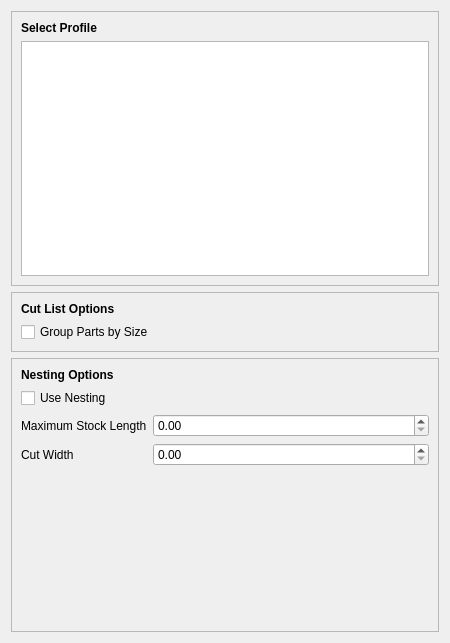
<?xml version="1.0" encoding="UTF-8"?>
<ui version="4.0">
 <class>DialogCutList</class>
 <widget class="QDialog" name="DialogCutList">
  <property name="geometry">
   <rect>
    <x>0</x>
    <y>0</y>
    <width>450</width>
    <height>643</height>
   </rect>
  </property>
  <property name="sizePolicy">
   <sizepolicy hsizetype="Preferred" vsizetype="Expanding">
    <horstretch>0</horstretch>
    <verstretch>0</verstretch>
   </sizepolicy>
  </property>
  <property name="windowTitle">
   <string>Create Cut List</string>
  </property>
  <layout class="QVBoxLayout" name="verticalLayout">
   <item>
    <widget class="QFrame" name="frame_3">
     <property name="sizePolicy">
      <sizepolicy hsizetype="Preferred" vsizetype="Expanding">
       <horstretch>0</horstretch>
       <verstretch>0</verstretch>
      </sizepolicy>
     </property>
     <property name="frameShape">
      <enum>QFrame::StyledPanel</enum>
     </property>
     <property name="frameShadow">
      <enum>QFrame::Raised</enum>
     </property>
     <layout class="QVBoxLayout" name="verticalLayout_4">
      <item>
       <widget class="QLabel" name="labelMaxLength_5">
        <property name="font">
         <font>
          <weight>75</weight>
          <bold>true</bold>
          <underline>false</underline>
         </font>
        </property>
        <property name="text">
         <string>Select Profile</string>
        </property>
        <property name="margin">
         <number>10</number>
        </property>
       </widget>
      </item>
      <item>
       <widget class="QListWidget" name="profile_list">
        <property name="sizePolicy">
         <sizepolicy hsizetype="Expanding" vsizetype="MinimumExpanding">
          <horstretch>0</horstretch>
          <verstretch>10</verstretch>
         </sizepolicy>
        </property>
        <property name="minimumSize">
         <size>
          <width>0</width>
          <height>150</height>
         </size>
        </property>
        <property name="baseSize">
         <size>
          <width>0</width>
          <height>0</height>
         </size>
        </property>
        <property name="sizeAdjustPolicy">
         <enum>QAbstractScrollArea::AdjustIgnored</enum>
        </property>
        <property name="editTriggers">
         <set>QAbstractItemView::NoEditTriggers</set>
        </property>
        <property name="showDropIndicator" stdset="0">
         <bool>false</bool>
        </property>
        <property name="alternatingRowColors">
         <bool>true</bool>
        </property>
        <property name="selectionMode">
         <enum>QAbstractItemView::MultiSelection</enum>
        </property>
        <property name="resizeMode">
         <enum>QListView::Fixed</enum>
        </property>
        <property name="layoutMode">
         <enum>QListView::SinglePass</enum>
        </property>
       </widget>
      </item>
     </layout>
    </widget>
   </item>
   <item>
    <widget class="QFrame" name="frame_2">
     <property name="frameShape">
      <enum>QFrame::StyledPanel</enum>
     </property>
     <property name="frameShadow">
      <enum>QFrame::Raised</enum>
     </property>
     <layout class="QVBoxLayout" name="verticalLayout_3">
      <item>
       <widget class="QLabel" name="labelMaxLength_4">
        <property name="font">
         <font>
          <weight>75</weight>
          <bold>true</bold>
          <underline>false</underline>
         </font>
        </property>
        <property name="text">
         <string>Cut List Options</string>
        </property>
        <property name="margin">
         <number>10</number>
        </property>
       </widget>
      </item>
      <item>
       <widget class="QCheckBox" name="use_group_by_size">
        <property name="sizePolicy">
         <sizepolicy hsizetype="Expanding" vsizetype="Fixed">
          <horstretch>0</horstretch>
          <verstretch>0</verstretch>
         </sizepolicy>
        </property>
        <property name="layoutDirection">
         <enum>Qt::LeftToRight</enum>
        </property>
        <property name="text">
         <string>Group Parts by Size</string>
        </property>
       </widget>
      </item>
     </layout>
    </widget>
   </item>
   <item>
    <widget class="QFrame" name="nesting_option_frame">
     <property name="enabled">
      <bool>true</bool>
     </property>
     <property name="toolTip">
      <string/>
     </property>
     <property name="statusTip">
      <string/>
     </property>
     <property name="whatsThis">
      <string/>
     </property>
     <property name="accessibleName">
      <string/>
     </property>
     <property name="frameShape">
      <enum>QFrame::StyledPanel</enum>
     </property>
     <property name="frameShadow">
      <enum>QFrame::Raised</enum>
     </property>
     <layout class="QVBoxLayout" name="verticalLayout_2">
      <item>
       <widget class="QLabel" name="labelMaxLength_3">
        <property name="font">
         <font>
          <weight>75</weight>
          <bold>true</bold>
          <underline>false</underline>
         </font>
        </property>
        <property name="text">
         <string>Nesting Options</string>
        </property>
        <property name="margin">
         <number>10</number>
        </property>
       </widget>
      </item>
      <item>
       <layout class="QFormLayout" name="formLayout">
        <item row="4" column="0">
         <widget class="QLabel" name="labelMaxLength_2">
          <property name="text">
           <string>Maximum Stock Length</string>
          </property>
          <property name="margin">
           <number>10</number>
          </property>
         </widget>
        </item>
        <item row="6" column="0">
         <widget class="QLabel" name="labelCutWidth">
          <property name="text">
           <string>Cut Width</string>
          </property>
          <property name="margin">
           <number>10</number>
          </property>
         </widget>
        </item>
        <item row="4" column="1">
         <widget class="Gui::QuantitySpinBox" name="max_stock_length"/>
        </item>
        <item row="6" column="1">
         <widget class="Gui::QuantitySpinBox" name="cut_width"/>
        </item>
        <item row="3" column="0">
         <widget class="QCheckBox" name="use_nesting">
          <property name="sizePolicy">
           <sizepolicy hsizetype="Expanding" vsizetype="Fixed">
            <horstretch>0</horstretch>
            <verstretch>0</verstretch>
           </sizepolicy>
          </property>
          <property name="layoutDirection">
           <enum>Qt::LeftToRight</enum>
          </property>
          <property name="text">
           <string>Use Nesting</string>
          </property>
         </widget>
        </item>
       </layout>
      </item>
      <item>
       <spacer name="verticalSpacer">
        <property name="orientation">
         <enum>Qt::Vertical</enum>
        </property>
        <property name="sizeHint" stdset="0">
         <size>
          <width>20</width>
          <height>40</height>
         </size>
        </property>
       </spacer>
      </item>
     </layout>
    </widget>
   </item>
  </layout>
 </widget>
 <customwidgets>
  <customwidget>
   <class>Gui::QuantitySpinBox</class>
   <extends>QDoubleSpinBox</extends>
   <header location="global">quantityspinbox.h</header>
  </customwidget>
 </customwidgets>
 <resources/>
 <connections/>
</ui>
